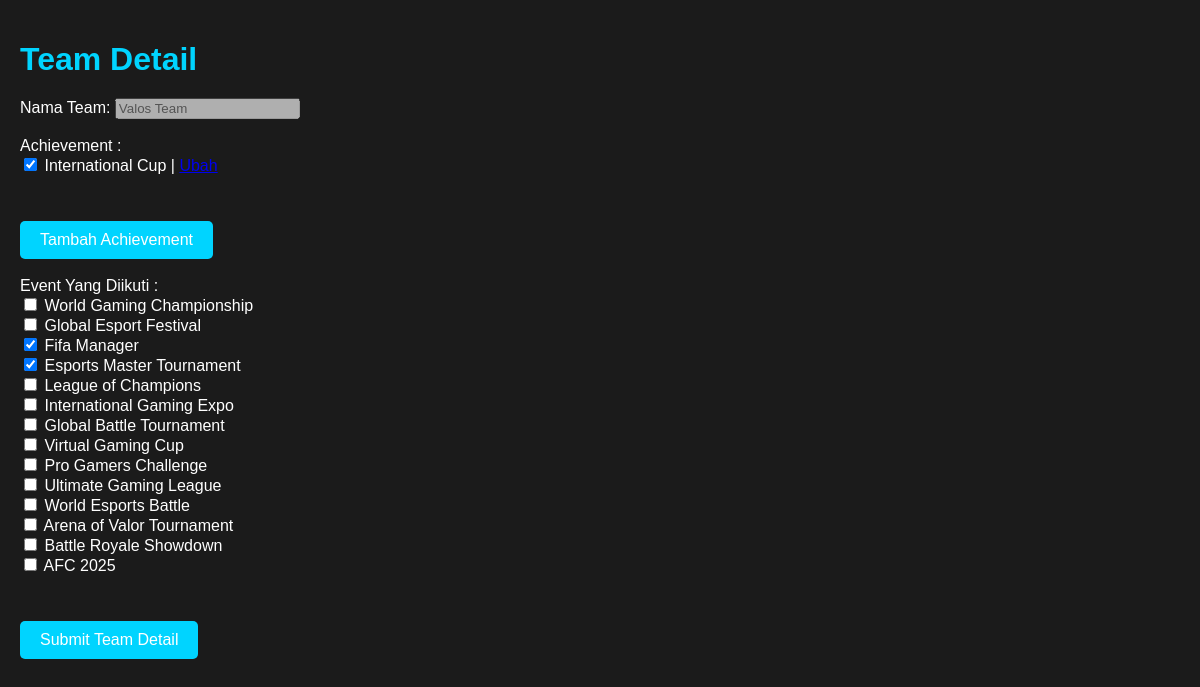
Page /backendAdmin/team/editteamdetail.php?idteam=1 (signed in) on the committed database.
### tables this page shows
CREATE TABLE `team` (
  `idteam` int NOT NULL AUTO_INCREMENT,
  `idgame` int NOT NULL,
  `name` varchar(45) DEFAULT NULL,
  PRIMARY KEY (`idteam`),
  KEY `fk_team_game1_idx` (`idgame`),
  CONSTRAINT `fk_team_game1` FOREIGN KEY (`idgame`) REFERENCES `game` (`idgame`) ON DELETE CASCADE ON UPDATE CASCADE
);

CREATE TABLE `achievement` (
  `idachievement` int NOT NULL AUTO_INCREMENT,
  `idteam` int NOT NULL,
  `name` varchar(45) DEFAULT NULL,
  `date` date DEFAULT NULL,
  `description` varchar(200) DEFAULT NULL,
  PRIMARY KEY (`idachievement`),
  KEY `fk_achievement_team1_idx` (`idteam`),
  CONSTRAINT `fk_achievement_team1` FOREIGN KEY (`idteam`) REFERENCES `team` (`idteam`) ON DELETE CASCADE ON UPDATE CASCADE
);

CREATE TABLE `event` (
  `idevent` int NOT NULL AUTO_INCREMENT,
  `name` varchar(45) DEFAULT NULL,
  `date` date DEFAULT NULL,
  `description` varchar(200) DEFAULT NULL,
  PRIMARY KEY (`idevent`)
);

### backendAdmin/models/parent.php (called while the page is built, shortened)
<?php
    class ParentClass {
        public function __construct(){
            $this->mysqli = new mysqli(SERVER_NAME, USER_NAME, PASSWORD, DB_NAME);
        }
    }
?>

### backendAdmin/models/team.php (called while the page is built, shortened)
<?php
    require_once("parent.php");
    class Team extends ParentClass{
        public function getTeambyId($idteam){
            $stt = $this->mysqli->prepare("select * from team where idteam=?");
            $stt->bind_param("i", $idteam);
            $stt->execute();
            $result = $stt->get_result();
            return $result;
        }
    }
?>

### backendAdmin/models/achievement.php (called while the page is built, shortened)
<?php
    require_once("parent.php");
    class Achv extends ParentClass{
        public function getCurAcv($idteam){
            $stt = $this->mysqli->prepare("select * from achievement where idteam=?");
            $stt->bind_param("i",$idteam);
            $stt-> execute();
            $result = $stt-> get_result();
            return $result;
        }
    }
?>

### backendAdmin/models/event.php (called while the page is built, shortened)
<?php
    require_once("parent.php");
    class Event extends ParentClass{
        public function getTeamEventbyId($idteam){
            $stt = $this->mysqli->prepare("select e.idevent, e.name as event_name, et.idevent from event as e
                                inner join event_teams as et on e.idevent = et.idevent where et.idteam=?");
            $stt->bind_param("i", $idteam);
            $stt->execute();
            $result = $stt->get_result();
            return $result;
        }
        public function getAllEvent(){
            $stt = $this->mysqli->prepare("select * from event");
            $stt-> execute();
            $result = $stt-> get_result();
            return $result;
        }
    }
?>

### backendAdmin/team/editteamdetail.php (the view, shortened to what this page needs)
<?php
if (isset($_GET['idteam'])) {
    $idteam = $_GET['idteam'];
}
else{
    header("location: ..\dbteam.php");
}
require_once("../models/team.php");
require_once("../models/achievement.php");
require_once("../models/event.php");
$team = new Team();
$achievement = new Achv();
$event = new Event();
$result = $team->getTeambyId($idteam);
while ($row = $result->fetch_assoc()) {
    $team_name = $row['name'];
}
$res = $event->getTeamEventbyId($idteam);
$selectEvent = [];
while ($row2 = $res->fetch_assoc()) {
    $selectEvent[] = $row2['idevent'];
}
$allevent = $event->getAllEvent();
$curachv = $achievement->getCurAcv($idteam);
?>
<!DOCTYPE html>
<html lang="en">
<head>
    <link rel="stylesheet" href="../css/insert.css">
</head>
<body>
    <h1>Team Detail</h1>
    <form action="editteamdetail_proses.php" method="POST">
        <label for="name">Nama Team:</label>
        <input type="text" id="name" name="name" value="<?php echo $team_name; ?>" disabled> <br><br>
        <label for="">Achievement :</label> <br>
        <?php
        while($achvrow = $curachv->fetch_assoc()) {
            echo "<input type='checkbox' name='achv[]' value='" . $achvrow['idachievement'] . "' checked> " . $achvrow['name'];
            echo " | <a href='../achievement/editacv.php?idacv=" . $achvrow['idachievement'] . "&source=editdetailteam'>Ubah</a><br>";
        }
        ?> <br><br>
        <input type="button" id="btnTambahAchv" class="btn-add" value="Tambah Achievement"> <br> <br>
        <label for="">Event Yang Diikuti :</label> <br>
        <?php
        while ($eventrow = $allevent->fetch_assoc()) {
            $checked = in_array($eventrow['idevent'], $selectEvent) ? "checked" : "";
            echo "<input type='checkbox' name='event[]' value='" . $eventrow['idevent'] . "' $checked> " . $eventrow['name'] . "<br>";
        }
        ?> <br><br>
        <input type="submit" value="Submit Team Detail" class="btn-add">
    </form>
</body>
</html>

### backendAdmin/css/insert.css (style rules this page uses)
body { font-family: Arial, sans-serif; background-color: #1b1b1b; color: #fff; margin: 0; padding: 20px; }
h1 { color: #00d4ff; font-size: 2em; margin-bottom: 20px; }
.btn-add { background-color: #00d4ff; color: #fff; padding: 10px 20px; border: none; cursor: pointer; text-decoration: none; font-size: 16px; border-radius: 5px; display: inline-block; margin-top: 10px; }

### rows in the picture
team: name "Valos Team"
achievement: name "International Cup"
event: name "World Gaming Championship"
event: name "Global Esport Festival"
event: name "Fifa Manager"
event: name "Esports Master Tournament"
event: name "League of Champions"
event: name "International Gaming Expo"
event: name "Global Battle Tournament"
event: name "Virtual Gaming Cup"
event: name "Pro Gamers Challenge"
event: name "Ultimate Gaming League"
event: name "World Esports Battle"
event: name "Arena of Valor Tournament"
event: name "Battle Royale Showdown"
event: name "AFC 2025"
